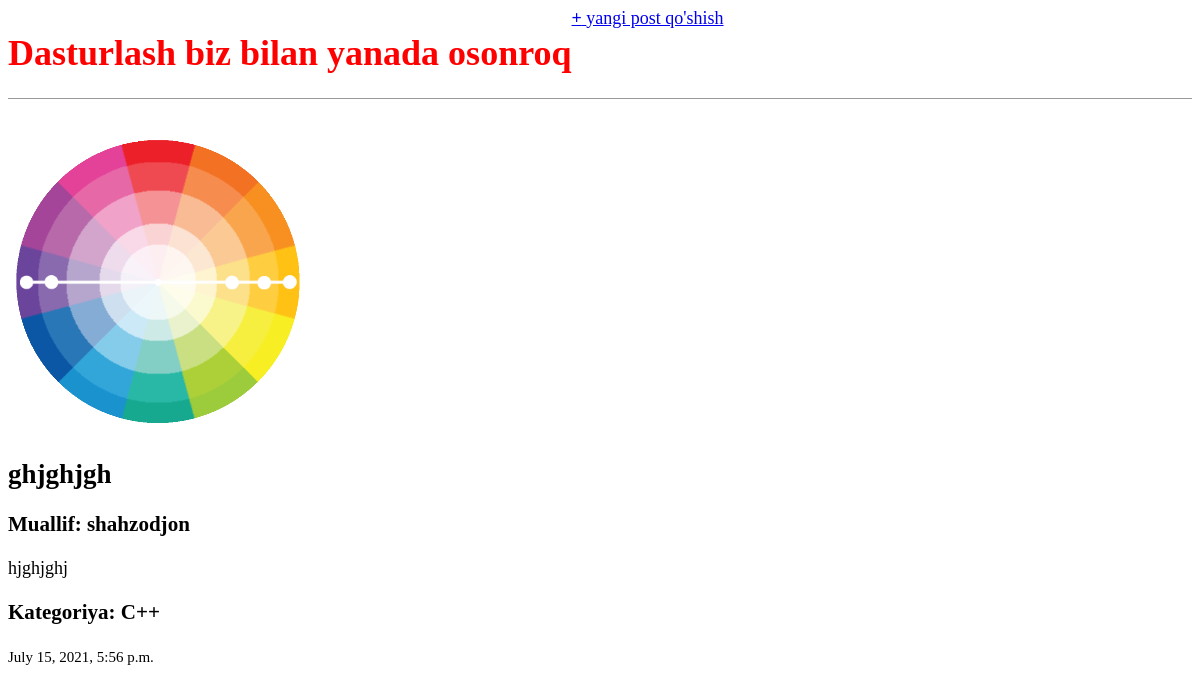
Page /post/7 on the committed database.
### blog_site/models.py (models this page shows, shortened)
class Post(models.Model):
    title = models.CharField(max_length=200)
    author = models.ForeignKey(User, on_delete=models.CASCADE)
    content = models.TextField()
    img = models.ImageField(upload_to='image/post_img/', blank=True)
    created = models.DateTimeField(auto_now_add=True)
    category =  models.ForeignKey(Category, on_delete=models.CASCADE)

class Category(models.Model):
    name = models.CharField(max_length=200)
    def __str__(post):
        return post.name

### blog_site/views.py (the view)
# urls.py: path('post/<int:pk>', BlogDetailView.as_view(), name='detail'),
class BlogDetailView(DetailView):
    model = Post
    template_name = "post_detail.html"

### templates/post_detail.html
{% extends 'base.html' %}
{% block content %}
{% if post.img %}
    <img src="{{post.img.url}}" alt="">
{% endif %}
<h2> {{post.title}}</h2>
<h3>Muallif: <b>{{post.author}}</b></h3>
<p>
    {{ post.content }}
</p>
<h3>Kategoriya: {{post.category}} </h3>
<p><small>{{post.created}}</small></p>
</div>
{% endblock content %}

### static/css/base.css (style rules this page uses)
body { font-size: 18px; }

### rows in the picture
Post: img (picture), title "ghjghjgh", author "shahzodjon", content "hjghjghj", category "C++", created "July 15, 2021, 5:56 p.m."
